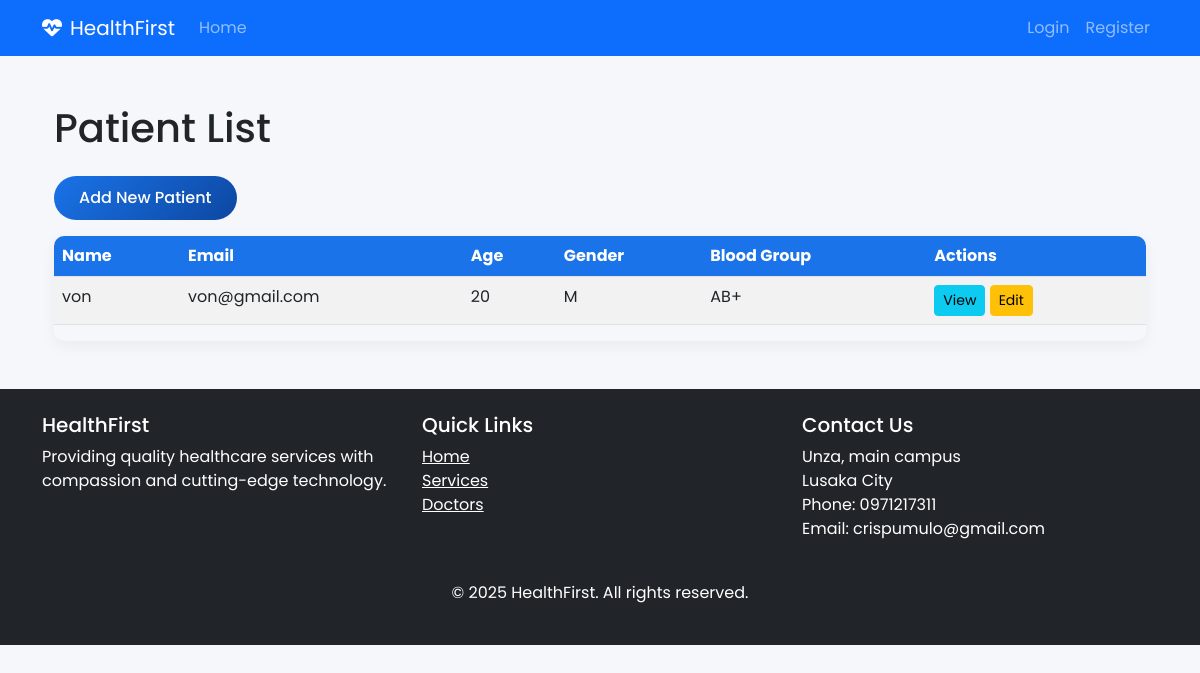
The app's page /patients/ with its own data.
### patients/models.py (models this page shows, shortened)
class Patient(models.Model):
    GENDER_CHOICES = (
        ('M', 'Male'),
        ('F', 'Female'),
        ('O', 'Other'),
    )
    BLOOD_GROUP_CHOICES = (
        ('A+', 'A+'),
        ('A-', 'A-'),
        ('B+', 'B+'),
        ('B-', 'B-'),
        ('AB+', 'AB+'),
        ('AB-', 'AB-'),
        ('O+', 'O+'),
        ('O-', 'O-'),
    )
    user = models.OneToOneField(User, on_delete=models.CASCADE, related_name='patient_profile')
    date_of_birth = models.DateField(null=True, blank=True)
    gender = models.CharField(max_length=1, choices=GENDER_CHOICES, null=True, blank=True)
    blood_group = models.CharField(max_length=5, choices=BLOOD_GROUP_CHOICES, blank=True, null=True)
    height = models.CharField(max_length=10, blank=True, null=True)
    weight = models.DecimalField(max_digits=5, decimal_places=2, blank=True, null=True)
    allergies = models.TextField(blank=True, null=True)
    medical_history = models.TextField(blank=True, null=True)
    emergency_contact = models.CharField(max_length=100, blank=True, null=True)
    emergency_phone = models.CharField(max_length=20, blank=True, null=True)
    insurance_provider = models.CharField(max_length=100, blank=True, null=True)
    insurance_number = models.CharField(max_length=50, blank=True, null=True)
    created_at = models.DateTimeField(default=timezone.now)
    @property
    def age(self):
        if self.date_of_birth:
            import datetime
            return int((datetime.date.today() - self.date_of_birth).days / 365.25)
        return None

### accounts/models.py (models this page shows, shortened)
class User(AbstractUser):
    USER_TYPE_CHOICES = (
        ('admin', 'Administrator'),
        ('doctor', 'Doctor'),
        ('staff', 'Staff'),
        ('patient', 'Patient'),
    )
    user_type = models.CharField(max_length=10, choices=USER_TYPE_CHOICES, default='staff')
    profile_picture = models.ImageField(upload_to='profile_pics/', blank=True, null=True)
    phone = models.CharField(max_length=20, blank=True, null=True)
    address = models.TextField(blank=True, null=True)

### patients/views.py (the view)
# urls.py: path('', views.patient_list, name='patient_list'),
def patient_list(request):
    patients = Patient.objects.all()
    return render(request, 'patients/list.html', {'patients': patients})

### patients/templates/patients/list.html
{% extends 'accounts/base.html' %}
{% block content %}
<div class="container">
    <h1 class="my-4">Patient List</h1>
    <a href="{% url 'patients:patient_create' %}" class="btn btn-primary mb-3">Add New Patient</a>
    <div class="table-responsive">
        <table class="table table-striped table-hover">
            <thead class="thead-dark">
                <tr>
                    <th>Name</th>
                    <th>Email</th>
                    <th>Age</th>
                    <th>Gender</th>
                    <th>Blood Group</th>
                    <th>Actions</th>
                </tr>
            </thead>
            <tbody>
                {% for patient in patients %}
                <tr>
                    <td>{{ patient.user.username }}</td>
                    <td>{{ patient.user.email }}</td>
                    <td>{{ patient.age }}</td>
                    <td>{{ patient.gender }}</td>
                    <td>{{ patient.blood_group|default:"-" }}</td>
                    <td>
                        <a href="{% url 'patients:patient_detail' patient.user_id %}" class="btn btn-sm btn-info">View</a>
                        <a href="{% url 'patients:patient_update' patient.user_id %}" class="btn btn-sm btn-warning">Edit</a>
                    </td>
                </tr>
                {% empty %}
                <tr>
                    <td colspan="6" class="text-center">No patients found.</td>
                </tr>
                {% endfor %}
            </tbody>
        </table>
    </div>
</div>
{% endblock %}

### accounts/static/css/style.css (style rules this page uses)
:root { --primary: #1a73e8; --primary-dark: #0d47a1; --secondary: #00c853; --light: #f8f9fa; --dark: #212529; --gray: #6c757d; --light-gray: #e9ecef; --danger: #ff5252; --warning: #ffc107; }
body { font-family: 'Poppins', sans-serif; background-color: #f5f7fb; color: var(--dark); }
.table-responsive { border-radius: 10px; overflow: hidden; box-shadow: 0 5px 15px rgba(0,0,0,0.05); }
.table th { background-color: var(--primary); color: white; }
.btn-primary { background: linear-gradient(135deg, var(--primary), var(--primary-dark)); border: none; padding: 10px 25px; border-radius: 30px; font-weight: 500; transition: all 0.3s ease; }

### records on screen
Patient: user.username "von", user.email "von@gmail.com", age "20", gender "M", blood_group "AB+"
